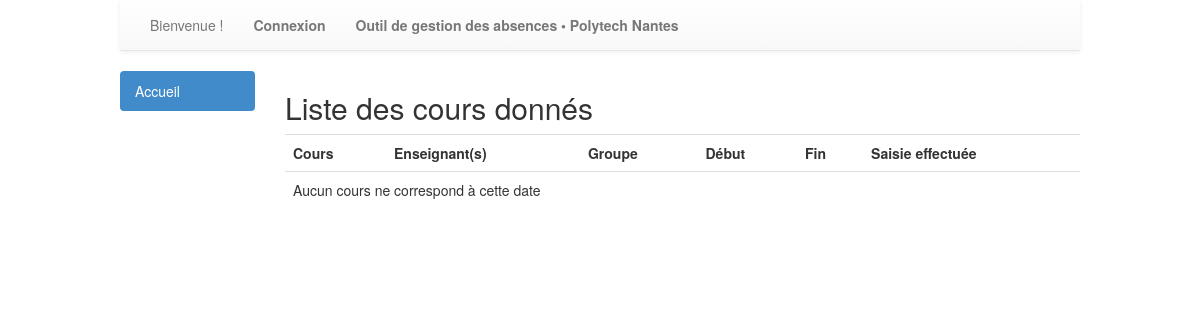
Page /absences/cours/liste/ on the earlier database version.
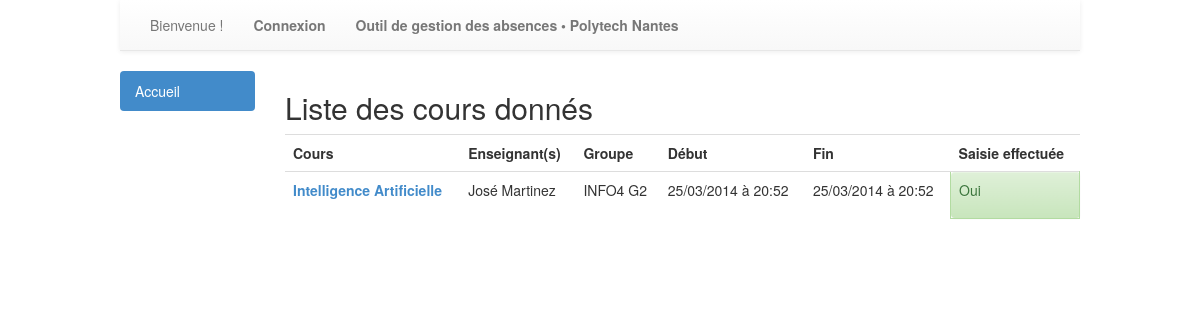
Same page on the later database version.
### absences/models.py (models this page shows, shortened)
class Cours (models.Model):
	dateDebut = models.DateTimeField(auto_now = True, auto_now_add = False)
	dateFin = models.DateTimeField(auto_now = True, auto_now_add = False)
	saisieEffectuee = models.BooleanField(default = False)
	matiere = models.ForeignKey(Matiere)
	donne_a = models.ManyToManyField(Groupe, related_name='donne_a')
	donne_par = models.ManyToManyField(Enseignant, related_name = 'donne_par')

class Matiere (models.Model):
	intitule = models.CharField(max_length = 200)

class Utilisateur(models.Model):
	user = models.OneToOneField(User)

class Enseignant(Utilisateur):
	pass

class Utilisateur(models.Model):
	user = models.OneToOneField(User)

class Groupe(models.Model):
	nom = models.CharField(max_length=200)
	etudiants = models.ManyToManyField(Etudiant, related_name='membresGroupe+')

### absences/views.py (the view)
class CoursListView(ListView):
	model = Cours
	context_object_name = 'listeCours'
	template_name = 'absences/listeCours.html'
	paginate_by = 10

### absences/context_processor.py (called while the page is built, shortened)
def nbAbsencesNonJustifiees (request):
	try:
		etudiant = Etudiant.objects.get(user=request.user.id)
		nb = Absence.objects.filter(etudiant_id = etudiant.id, justifie = False).count()
	except:
		nb = 0
	return {'nbAbsencesNonJustifiees':nb}

def determinerGroupe(request):
	groupeUtilisateur = {}
	groupeUtilisateur['etudiant'] = None
	groupeUtilisateur['secretaire'] = None
	groupeUtilisateur['enseignant'] = None
	try:
		groupes = request.user.groups.all()
	except:
		groupeUtilisateur['etudiant'] = None
		groupeUtilisateur['secretaire'] = None
		groupeUtilisateur['enseignant'] = None
	return {'groupeUtilisateur':groupeUtilisateur}

### absences/templates/absences/listeCours.html (shortened to what this page needs)
{% extends 'general.html' %}
{%block content %}
<h2>Liste des cours donnés</h2>
<table class="table table-hover">
	<tr>
		<th>Cours</th>
		<th>Enseignant(s)</th>
		<th>Groupe</th>
		<th>Début</th>
		<th>Fin</th>
		<th>Saisie effectuée</th>
	</tr>
{% for cours in listeCours %}
	<tr>
		<td><p><strong><a href="{% url 'absences:consultationCours' cours.id %}" title="Voir les absences">{{cours.matiere.intitule}}</a></strong></p></td>
		<td>{% for enseignant in cours.donne_par.all %} {{enseignant.user.first_name}} {{enseignant.user.last_name}}{% if not forloop.last %}, {%endif%}{% endfor %}</td>
		<td>{% for groupe in cours.donne_a.all %} {{groupe.nom}}{% if not forloop.last %}, {%endif%}{% endfor %}</td>
		<td>{{cours.dateDebut|date:"d/m/Y"}} à {{cours.dateDebut|time:"H:i"}}</td>
		<td>{{cours.dateDebut|date:"d/m/Y"}} à {{cours.dateDebut|time:"H:i"}}</td>
		{% if cours.saisieEffectuee %}
			<td class="alert alert-success">Oui</td>
		{% else %}
			<td class="alert alert-danger">Non</td>
		{% endif %}
	</tr>
	{%empty%}
	<tr>
		<td colspan="6">Aucun cours ne correspond à cette date</td>
	</tr>
{% endfor %}
</table>
{%endblock %}

Differences in the rows shown:
added Cours: matiere.intitule "Intelligence Artificielle", dateDebut "25/03/2014", dateDebut "20:52", saisieEffectuee "Oui"
added Enseignant: user.first_name "José", user.last_name "Martinez"
added Groupe: nom "INFO4 G2"
Other differences:
text no longer shown: "Aucun cours ne correspond à cette date"
